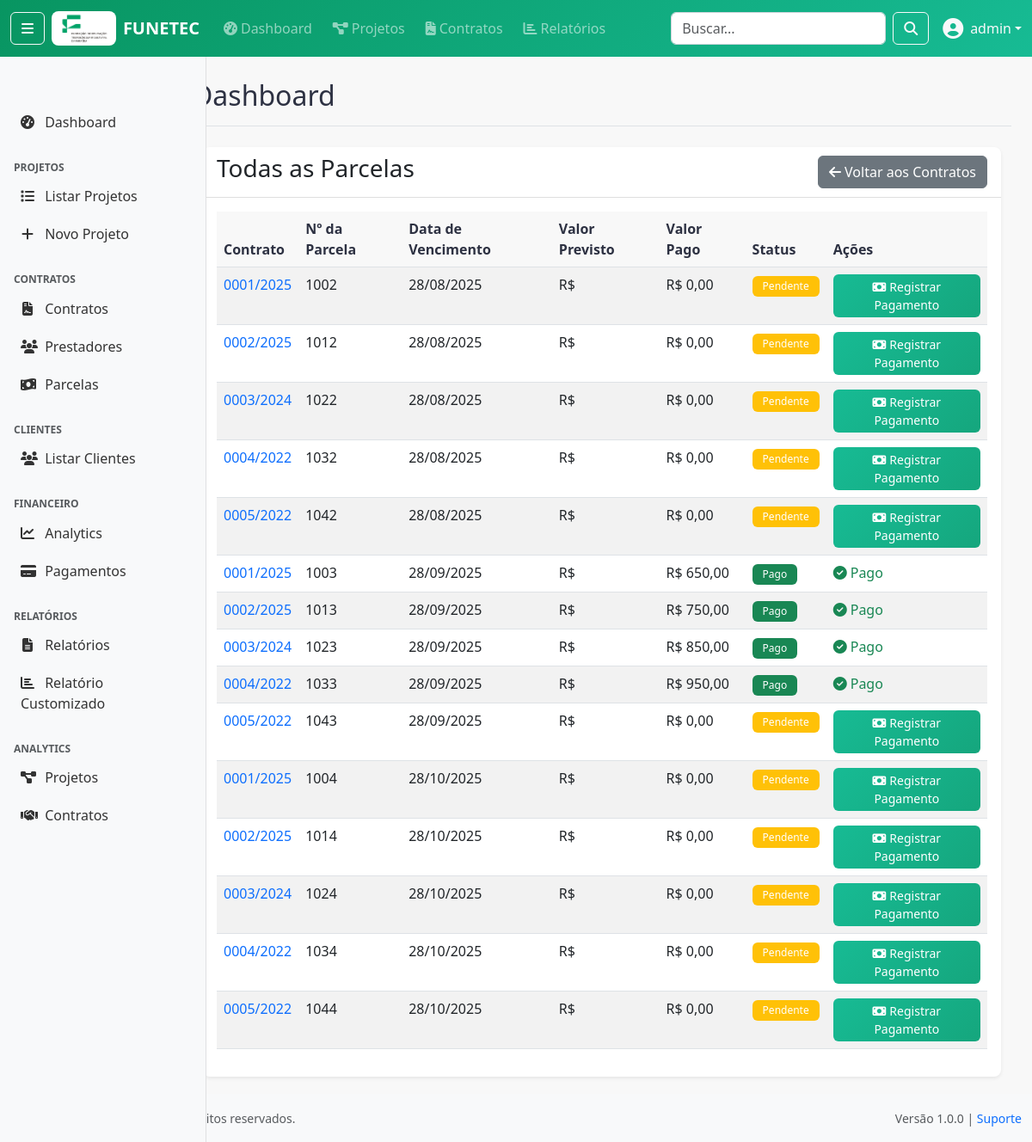
The app's page /contratos/parcelas/all/ (signed in) with its own data.
### apps/accounts/models/user.py (models this page shows, shortened)
class User(AbstractUser):
    ROLE_CHOICES = [
        ('admin', 'Administrador'),
        ('ti', 'TI'),
        ('fiscal', 'Fiscal'),
        ('financeiro', 'Financeiro'),
        ('analista', 'Analista'),
        ('cliente', 'Cliente'),
    ]
    DEPARTMENT_CHOICES = [
        ('administrativo', 'Administrativo'),
        ('financeiro', 'Financeiro'),
        ('ti', 'Tecnologia da Informação'),
        ('fiscal', 'Fiscal'),
        ('operacional', 'Operacional'),
        ('diretoria', 'Diretoria'),
    ]
    cpf = models.CharField(
        'CPF', max_length=14, unique=True, null=True, blank=True,
        validators=[RegexValidator(
            regex=r'^\d{3}\.\d{3}\.\d{3}-\d{2}$|^\d{11}$',
            message='CPF deve estar no formato XXX.XXX.XXX-XX ou apenas números'
        )]
    )
    telefone = models.CharField('Telefone', max_length=20, blank=True)
    role = models.CharField('Função', max_length=20, choices=ROLE_CHOICES, default='analista')
    department = models.CharField('Departamento', max_length=30, choices=DEPARTMENT_CHOICES, blank=True)
    is_cliente_externo = models.BooleanField('Cliente Externo', default=False, help_text='Indica se é um cliente externo da FUNETEC')
    last_activity = models.DateTimeField('Última Atividade', null=True, blank=True)
    class Meta:
        verbose_name = 'Usuário'
        verbose_name_plural = 'Usuários'
        ordering = ['-date_joined']
        permissions = [
            ('can_manage_users', 'Pode gerenciar usuários'),
            ('can_view_financial_data', 'Pode ver dados financeiros'),
            ('can_manage_contracts', 'Pode gerenciar contratos'),
            ('can_manage_projects', 'Pode gerenciar projetos'),
            ('can_generate_reports', 'Pode gerar relatórios'),
        ]
    def __str__(self):
        return self.get_full_name() or self.username
    def is_admin(self):
        return self.role == 'admin' or self.is_superuser
    def is_cliente(self):
        return self.role == 'cliente' or self.is_cliente_externo
    def can_manage_projects(self):
        return self.is_admin() or self.has_perm('accounts.can_manage_projects')
    def can_view_financial_data(self):
        return self.role in ['admin', 'financeiro', 'fiscal'] or self.has_perm('accounts.can_view_financial_data')
    def can_manage_contracts(self):
        return self.role in ['admin', 'financeiro'] or self.has_perm('accounts.can_manage_contracts')
    def can_generate_reports(self):
        return not self.is_cliente() or self.has_perm('accounts.can_generate_reports')
    def can_manage_users(self):
        """Verificar se pode gerenciar usuários"""
        return self.is_admin() or self.has_perm('accounts.can_manage_users')

### apps/contratos/models/item_contrato.py (models this page shows, shortened)
class ItemContrato(models.Model):
    from apps.projetos.models.ordem import Ordem
    from apps.contratos.models.contrato import Contrato
    SITUACAO_CHOICES = [
        ('1', 'Lançado'),
        ('2', 'Cancelado'),
        ('3', 'Liquidado'),
    ]
    num_contrato = models.ForeignKey(
        'contratos.Contrato',  # Use string reference
        on_delete=models.CASCADE,
        db_column='numContrato',
        related_name='itens'  # Mudei de 'itens_contrato' para 'itens'
    )
    cod_lancamento = models.IntegerField(
        verbose_name='Código do Lançamento'
    )
    data_lancamento = models.DateField(
        verbose_name='Data de Lançamento'
    )
    num_parcela = models.IntegerField(
        verbose_name='Número da Parcela'
    )
    valor_parcela = models.DecimalField(
        max_digits=14,
        decimal_places=2,
        verbose_name='Valor da Parcela'
    )
    data_vencimento = models.DateField(
        verbose_name='Data de Vencimento'
    )
    valor_pago = models.DecimalField(
        max_digits=14,
        decimal_places=2,
        default=0,
        verbose_name='Valor Pago'
    )
    data_pagamento = models.DateField(
        null=True,
        blank=True,
        verbose_name='Data de Pagamento'
    )
    situacao = models.CharField(
        max_length=20,
        choices=SITUACAO_CHOICES,
        verbose_name='Situação'
    )
    class Meta:
        db_table = 'itens_contrato'
        verbose_name = 'Item do Contrato'
        verbose_name_plural = 'Itens do Contrato'
        unique_together = [['num_contrato', 'cod_lancamento']]

### apps/contratos/models/contrato.py (models this page shows, shortened)
class Contrato(models.Model):
    SITUACAO_CHOICES = [
        ('1', 'Aguardando Início'),
        ('2', 'Em andamento'),
        ('3', 'Paralisado'),
        ('4', 'Suspenso'),
        ('5', 'Cancelado'),
        ('6', 'Concluído'),
    ]
    TIPO_PESSOA_CHOICES = [
        (1, 'Pessoa Física'),
        (2, 'Pessoa Jurídica'),
    ]
    num_contrato = models.CharField(
        max_length=20,
        primary_key=True,
        db_column='numContrato',
        verbose_name='Número do Contrato'
    )
    cod_ordem = models.IntegerField(
        db_column='codOrdem',
        verbose_name='Código da Ordem'
    )
    descricao = models.CharField(
        max_length=500,
        verbose_name='Descrição'
    )
    cpf_cnpj = models.CharField(
        max_length=20,
        db_column='cpfcnpj',
        verbose_name='CPF/CNPJ',
        null=True,
        blank=True
    )
    contratado = models.CharField(
        max_length=200,
        verbose_name='Nome do Contratado',
        null=True,
        blank=True
    )
    tipo_pessoa = models.IntegerField(
        choices=TIPO_PESSOA_CHOICES,
        db_column='tipoPessoa',
        verbose_name='Tipo de Pessoa',
        null=True,
        blank=True
    )
    data_inicio = models.DateField(
        db_column='dataInicio',
        verbose_name='Data de Início',
        null=True,
        blank=True
    )
    data_fim = models.DateField(
        db_column='dataFim',
        verbose_name='Data de Fim',
        null=True,
        blank=True
    )
    valor = models.DecimalField(
        max_digits=14,
        decimal_places=2,
        verbose_name='Valor',
        null=True,
        blank=True
    )
    parcelas = models.IntegerField(
        verbose_name='Número de Parcelas',
        null=True,
        blank=True
    )
    data_parcela_inicial = models.DateField(
        db_column='dataParcelaInicial',
        verbose_name='Data da Parcela Inicial',
        null=True,
        blank=True
    )
    situacao = models.CharField(
        max_length=20,
        choices=SITUACAO_CHOICES,
        verbose_name='Situação',
        null=True,
        blank=True
    )
    class Meta:
        db_table = 'contrato'
        verbose_name = 'Contrato'
        verbose_name_plural = 'Contratos'
    class Meta:
        db_table = 'contrato'
        verbose_name = 'Contrato'
        verbose_name_plural = 'Contratos'

### apps/contratos/views/pagamento_views.py (the view)
# urls.py: path('parcelas/all/', pagamento_views.ParcelaListView.as_view(), name='parcela_list'),
class ParcelaListView(LoginRequiredMixin, ListView):
    model = ItemContrato
    template_name = 'contratos/parcela_list.html'
    context_object_name = 'parcelas'
    paginate_by = 15
    def get_queryset(self):
        return ItemContrato.objects.select_related('num_contrato').all().order_by('data_vencimento')

### templates/contratos/parcela_list.html
{% extends 'base/base.html' %}
{% block content %}
<div class="container mt-4">
    <div class="card">
        <div class="card-header d-flex justify-content-between align-items-center">
            <h3>Todas as Parcelas</h3>
            <a href="{% url 'contratos:contrato_list' %}" class="btn btn-secondary">
                <i class="fas fa-arrow-left me-1"></i>Voltar aos Contratos
            </a>
        </div>
        <div class="card-body">
            {% if parcelas %}
            <table class="table table-striped">
                <thead>
                    <tr>
                        <th>Contrato</th>
                        <th>Nº da Parcela</th>
                        <th>Data de Vencimento</th>
                        <th>Valor Previsto</th>
                        <th>Valor Pago</th>
                        <th>Status</th>
                        <th>Ações</th>
                    </tr>
                </thead>
                <tbody>
                    {% for parcela in parcelas %}
                    <tr>
                        <td>
                            <a href="{% url 'contratos:contrato_detail' parcela.num_contrato.pk %}" class="text-decoration-none">
                                {{ parcela.num_contrato.num_contrato }}
                            </a>
                        </td>
                        <td>{{ parcela.cod_lancamento }}</td>
                        <td>{{ parcela.data_vencimento|date:"d/m/Y" }}</td>
                        <td>R$ {{ parcela.valor_previsto|floatformat:2 }}</td>
                        <td>R$ {{ parcela.valor_pago|default:"0.00"|floatformat:2 }}</td>
                        <td>
                            <span class="badge bg-{% if parcela.valor_pago %}success{% else %}warning{% endif %}">
                                {% if parcela.valor_pago %}Pago{% else %}Pendente{% endif %}
                            </span>
                        </td>
                        <td>
                            {% if not parcela.valor_pago %}
                            <a href="{% url 'contratos:registrar-pagamento' parcela.pk %}" class="btn btn-success btn-sm">
                                <i class="fas fa-money-bill me-1"></i>Registrar Pagamento
                            </a>
                            {% else %}
                            <span class="text-success">
                                <i class="fas fa-check-circle me-1"></i>Pago
                            </span>
                            {% endif %}
                        </td>
                    </tr>
                    {% endfor %}
                </tbody>
            </table>
            {% else %}
            <div class="text-center py-4">
                <i class="fas fa-receipt fa-3x text-muted mb-3"></i>
                <h5 class="text-muted">Nenhuma parcela encontrada</h5>
                <p class="text-muted">Não há parcelas cadastradas no sistema.</p>
            </div>
            {% endif %}
        </div>
    </div>
</div>
{% endblock %}

### templates/base/navbar.html (shortened to what this page needs)
{% load static %}
<nav class="navbar navbar-expand-md navbar-dark fixed-top" style="background: linear-gradient(135deg, #089561 0%, #17BB94 100%);">
    <div class="container-fluid">
        {% if user.is_authenticated %}
            <button class="btn btn-outline-light me-2" type="button" id="sidebarToggle" title="Recolher/Expandir Menu"
                    aria-label="Toggle sidebar" aria-pressed="false">
                <i class="fas fa-bars"></i>
            </button>
        {% endif %}
        <a class="navbar-brand d-flex align-items-center" href="{% url 'dashboard:index' %}">
            <img src="{% static 'img/logo_funetec.jpg' %}" alt="FUNETEC" height="40" class="me-2" style="border-radius: 8px;">
            FUNETEC
        </a>
        <div class="collapse navbar-collapse" id="navbarNav">
            {% if user.is_authenticated %}
                <ul class="navbar-nav me-auto">
                    <li class="nav-item">
                        <a class="nav-link" href="{% url 'dashboard:index' %}">
                            <i class="fas fa-tachometer-alt me-1"></i>Dashboard
                        </a>
                    </li>
                    {% if user.can_manage_projects %}
                        <li class="nav-item">
                            <a class="nav-link" href="{% url 'projetos:projeto_list' %}">
                                <i class="fas fa-project-diagram me-1"></i>Projetos
                            </a>
                        </li>
                    {% endif %}
                    {% if user.can_manage_contracts %}
                        <li class="nav-item">
                            <a class="nav-link" href="{% url 'contratos:contrato_list' %}">
                                <i class="fas fa-file-contract me-1"></i>Contratos
                            </a>
                        </li>
                    {% endif %}
                    {% if user.can_view_financial_data %}
                        <li class="nav-item">
                            <a class="nav-link" href="{% url 'relatorios:relatorio_list' %}">
                                <i class="fas fa-chart-bar me-1"></i>Relatórios
                            </a>
                        </li>
                    {% endif %}
                </ul>
                <form class="d-flex me-3" method="get" action="{% url 'dashboard:index' %}">
                    <input class="form-control me-2" type="search" placeholder="Buscar..." name="q"
                           value="{{ request.GET.q }}" style="width: 250px;">
                    <button class="btn btn-outline-light" type="submit">
                        <i class="fas fa-search"></i>
                    </button>
                </form>
                <div class="dropdown">
                    <a class="nav-link dropdown-toggle text-light d-flex align-items-center" href="#"
                       id="userDropdown" role="button" data-bs-toggle="dropdown">
                        {% if user.avatar %}
                            <img src="{{ user.avatar.url }}" class="rounded-circle me-2" width="32" height="32">
                        {% else %}
                            <i class="fas fa-user-circle me-2 fs-4"></i>
                        {% endif %}
                        {{ user.get_full_name|default:user.username }}
                    </a>
                </div>
            {% endif %}
        </div>
    </div>
</nav>

### static/css/base.css (style rules this page uses)
* { box-sizing: border-box; }
:root { --primary-color: #089561; --secondary-color: #17BB94; --success-color: #089561; --warning-color: #ffc107; --danger-color: #dc3545; --info-color: #17BB94; --dark-color: #2D3142; --light-color: #F8F8F8; --white-color: #FFFFFF; --navbar-height: 56px; --sidebar-width: 240px; --sidebar-collapsed-width: 60px; }
body { font-family: 'Segoe UI', Tahoma, Geneva, Verdana, sans-serif; background-color: var(--light-color); color: var(--dark-color); padding-top: var(--navbar-height); }
.navbar-brand { font-weight: 700; font-size: 1.25rem; }
.navbar-nav .nav-link { font-weight: 500; padding: 0.5rem 1rem; border-radius: 0.25rem; margin: 0 0.25rem; transition: all 0.15s ease-in-out; }
.card { border: none; box-shadow: 0 0.125rem 0.25rem rgba(0, 0, 0, 0.075); border-radius: 0.5rem; transition: box-shadow 0.15s ease-in-out; }
.card-header { background-color: transparent; border-bottom: 1px solid rgba(0, 0, 0, 0.125); font-weight: 600; }
.btn { font-weight: 500; border-radius: 0.375rem; transition: all 0.15s ease-in-out; }
.btn-success { background: linear-gradient(135deg, var(--secondary-color) 0%, #15a67d 100%); border: none; color: var(--white-color); }
.form-control { border-radius: 0.375rem; border: 1px solid #ced4da; transition: all 0.15s ease-in-out; }
.table { background-color: white; }
.table th { border-top: none; font-weight: 600; background-color: var(--light-color); color: var(--dark-color); }
.badge { font-weight: 500; padding: 0.375rem 0.75rem; border-radius: 0.375rem; }

### records on screen
User: get_full_name "admin"
ItemContrato: num_contrato.num_contrato "0001/2025", cod_lancamento "1002", data_vencimento "28/08/2025", valor_pago "0,00", shows "Pendente", shows "Registrar Pagamento"
ItemContrato: num_contrato.num_contrato "0002/2025", cod_lancamento "1012", data_vencimento "28/08/2025", valor_pago "0,00", shows "Pendente", shows "Registrar Pagamento"
ItemContrato: num_contrato.num_contrato "0003/2024", cod_lancamento "1022", data_vencimento "28/08/2025", valor_pago "0,00", shows "Pendente", shows "Registrar Pagamento"
ItemContrato: num_contrato.num_contrato "0004/2022", cod_lancamento "1032", data_vencimento "28/08/2025", valor_pago "0,00", shows "Pendente", shows "Registrar Pagamento"
ItemContrato: num_contrato.num_contrato "0005/2022", cod_lancamento "1042", data_vencimento "28/08/2025", valor_pago "0,00", shows "Pendente", shows "Registrar Pagamento"
ItemContrato: num_contrato.num_contrato "0001/2025", cod_lancamento "1003", data_vencimento "28/09/2025", valor_pago "650,00", shows "Pago"
ItemContrato: num_contrato.num_contrato "0002/2025", cod_lancamento "1013", data_vencimento "28/09/2025", valor_pago "750,00", shows "Pago"
ItemContrato: num_contrato.num_contrato "0003/2024", cod_lancamento "1023", data_vencimento "28/09/2025", valor_pago "850,00", shows "Pago"
ItemContrato: num_contrato.num_contrato "0004/2022", cod_lancamento "1033", data_vencimento "28/09/2025", valor_pago "950,00", shows "Pago"
ItemContrato: num_contrato.num_contrato "0005/2022", cod_lancamento "1043", data_vencimento "28/09/2025", valor_pago "0,00", shows "Pendente", shows "Registrar Pagamento"
ItemContrato: num_contrato.num_contrato "0001/2025", cod_lancamento "1004", data_vencimento "28/10/2025", valor_pago "0,00", shows "Pendente", shows "Registrar Pagamento"
ItemContrato: num_contrato.num_contrato "0002/2025", cod_lancamento "1014", data_vencimento "28/10/2025", valor_pago "0,00", shows "Pendente", shows "Registrar Pagamento"
ItemContrato: num_contrato.num_contrato "0003/2024", cod_lancamento "1024", data_vencimento "28/10/2025", valor_pago "0,00", shows "Pendente", shows "Registrar Pagamento"
ItemContrato: num_contrato.num_contrato "0004/2022", cod_lancamento "1034", data_vencimento "28/10/2025", valor_pago "0,00", shows "Pendente", shows "Registrar Pagamento"
ItemContrato: num_contrato.num_contrato "0005/2022", cod_lancamento "1044", data_vencimento "28/10/2025", valor_pago "0,00", shows "Pendente", shows "Registrar Pagamento"
